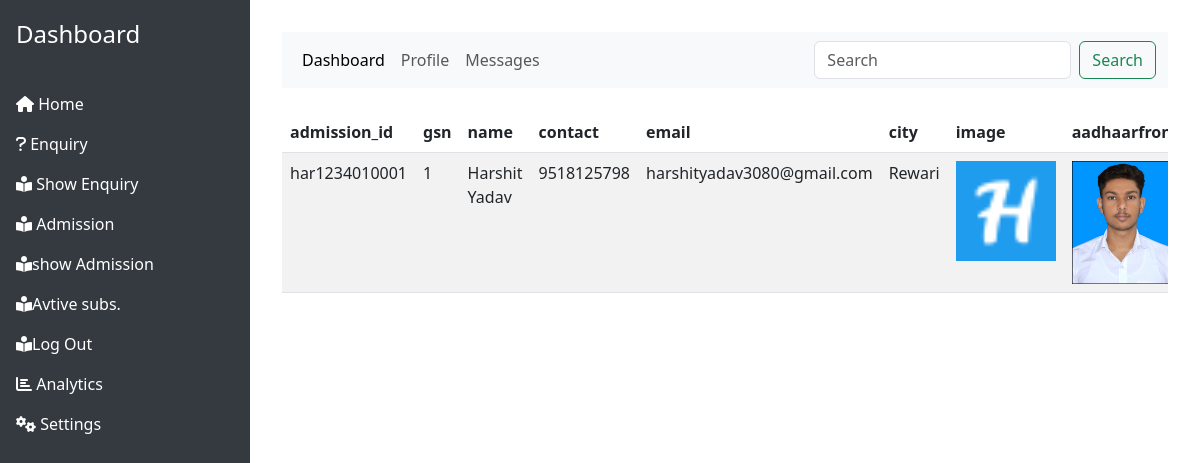
/showadmission.php (signed in), run on the app's committed database.
### tables this page shows
CREATE TABLE `student` (
  `admission_id` varchar(13) NOT NULL,
  `gsn` int(11) NOT NULL,
  `name` varchar(20) DEFAULT NULL,
  `contact` varchar(20) DEFAULT NULL,
  `email` varchar(60) DEFAULT NULL,
  `state` varchar(20) DEFAULT NULL,
  `city` varchar(20) DEFAULT NULL,
  `aadharnumber` varchar(12) DEFAULT NULL,
  `pin` varchar(20) DEFAULT NULL,
  `study` varchar(20) DEFAULT NULL,
  `image` varchar(100) NOT NULL,
  `aadhaarfront` varchar(100) NOT NULL,
  `aadhaarback` varchar(100) NOT NULL
);

### dao.php (called while the page is built, shortened)
<?php
$servername = "localhost";
$username = "root";
$password = "";
$dbname = "lib";
$conn = mysqli_connect($servername, $username, $password, $dbname);
function query($sql)
{
    global $conn;
    $result = mysqli_query($conn, $sql);
    return $result;
}
function fetchAll($result)
{
    $rows = array();
    while ($row = mysqli_fetch_assoc($result)) {
        $rows[] = $row;
    }
    return $rows;
}
function selectall($table)
{
    $sql = "select * from $table";
    $result = query($sql);
    return $rows = fetchAll($result);
}

### showadmission.php (the view, shortened to what this page needs)
<?php
if(isset($_SESSION['people'])){
?>
<?php
require_once("header.php");
require_once("dao.php");
?>
<div class="table-responsive">
  <table class="table table-hover table-striped">
    <thead>
      <tr>
        <th>admission_id</th>
        <th>gsn</th>
        <th>name</th>
        <th>contact</th>
        <th>email</th>
        <th>city</th>
        <th>image</th>
        <th>aadhaarfront</th>
      </tr>
    </thead>
    <tbody>
      <?php
      $table = "student";
      $rows = selectall($table);
      for ($i = 0; $i < count($rows); $i++) {
      ?>
        <tr>
          <td><?php echo $rows[$i]['admission_id']; ?></td>
          <td><?php echo $rows[$i]['gsn']; ?></td>
          <td><?php echo $rows[$i]['name']; ?></td>
          <td><?php echo $rows[$i]['contact']; ?></td>
          <td><?php echo $rows[$i]['email']; ?></td>
          <td><?php echo $rows[$i]['city']; ?></td>
          <td><img src="saved photo/<?php echo $rows[$i]["image"]; ?>" alt="" width="100px"></td>
          <td><img src="saved photo/<?php echo $rows[$i]["aadhaarfront"]; ?>" alt="" width="100px"></td>
        </tr>
      <?php
      }
      ?>
    </tbody>
  </table>
</div>
<?php
}else{
  header("location:login.php?error=please login first");
}
?>

### data on the page
student: admission_id "har1234010001", gsn "1", name "Harshit Yadav", contact "9518125798", email "harshityadav3080@gmail.com", city "Rewari", image (picture), aadhaarfront (picture)
